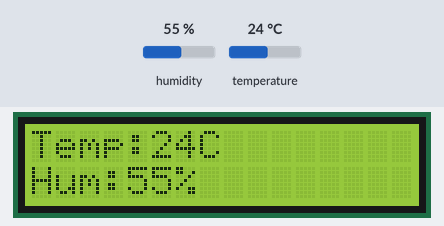
Recording of a sketch running on a simulated Arduino Uno, built with avr-gcc and run on an emulated ATmega328P. Parts: 16×2 character LCD. The inputs (shaded band) are chosen by the test bench; at power-on: humidity 55 %, temperature 24 °C.

Above: at 1.2 s.
1.3 s: humidity set to 22 %
At 3.0 s:
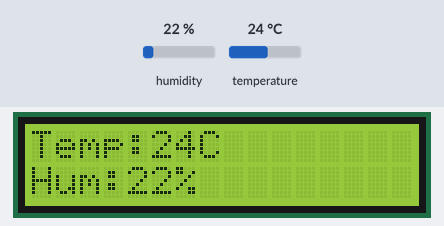
4.0 s: temperature set to 12 °C
At 4.7 s:
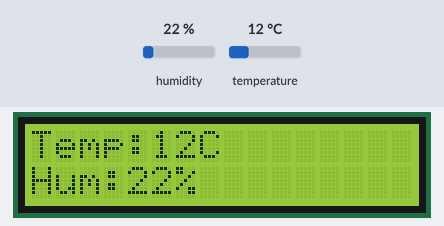
6.7 s: humidity set to 40 %
At 9.3 s:
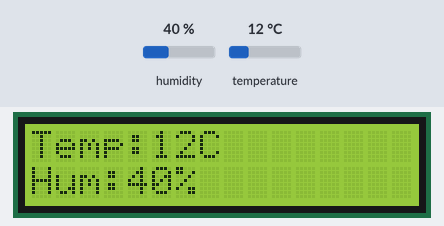
9.7 s: temperature set to 19 °C
At 10.9 s:
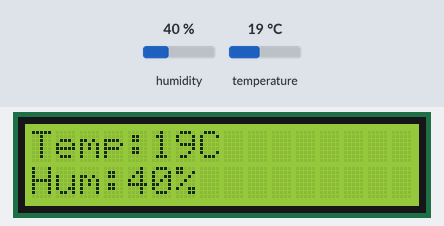
Timing chart, 0 to 12.7 s (numbered marks = the images above; inputs shaded):
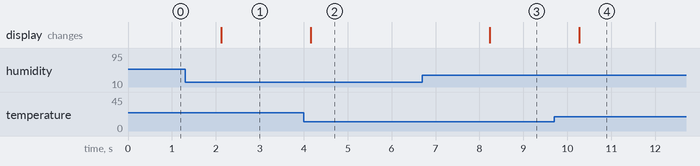

Measured:
- after the input at 1.3 s, the display: changes after 0.82 s (image 1)
- after the input at 4.0 s, the display: changes after 0.16 s (image 2)
- after the input at 6.7 s, the display: changes after 1.5 s (image 3)
- after the input at 9.7 s, the display: changes after 0.57 s (image 4)

The sketch:

mini_weather_station_code.ino
```cpp
#include <LiquidCrystal_I2C.h>
#include <Wire.h>
#include <DHT.h>

LiquidCrystal_I2C lcd(0x27, 16, 2);
DHT dht(2,DHT22);

void setup() {
  dht.begin();
  lcd.init();
  lcd.backlight();
}

void loop() {
  int temp = dht.readTemperature();
  int hum = dht.readHumidity();
  lcd.setCursor(0,0);
  lcd.print("Temp:");
  lcd.print((temp));
  lcd.print("C");
  lcd.setCursor(0,1);
  lcd.print("Hum:");
  lcd.print(hum);
  lcd.print("%");
  delay(1000);
}
```
